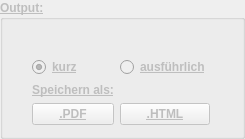
     <widget class="QGroupBox" name="groupBoxOutput">
      <property name="enabled">
       <bool>false</bool>
      </property>
      <property name="font">
       <font>
        <weight>75</weight>
        <bold>true</bold>
        <underline>true</underline>
       </font>
      </property>
      <property name="title">
       <string>Output:</string>
      </property>
      <layout class="QGridLayout" name="gridLayout_6" columnstretch="0,0,0,0">
       <property name="leftMargin">
        <number>9</number>
       </property>
       <item row="1" column="1">
        <widget class="QRadioButton" name="radioButtonKurz">
         <property name="sizePolicy">
          <sizepolicy hsizetype="Preferred" vsizetype="Preferred">
           <horstretch>0</horstretch>
           <verstretch>0</verstretch>
          </sizepolicy>
         </property>
         <property name="text">
          <string>kurz</string>
         </property>
         <property name="checked">
          <bool>true</bool>
         </property>
        </widget>
       </item>
       <item row="2" column="1">
        <widget class="QLabel" name="labelSpeichern">
         <property name="text">
          <string>Speichern als:</string>
         </property>
        </widget>
       </item>
       <item row="3" column="1">
        <widget class="QPushButton" name="buttonSpeichernPdf">
         <property name="sizePolicy">
          <sizepolicy hsizetype="Preferred" vsizetype="Preferred">
           <horstretch>0</horstretch>
           <verstretch>0</verstretch>
          </sizepolicy>
         </property>
         <property name="text">
          <string>.PDF</string>
         </property>
        </widget>
       </item>
       <item row="0" column="3">
        <widget class="QLabel" name="iconFragezeichenOutput">
         <property name="enabled">
          <bool>false</bool>
         </property>
         <property name="minimumSize">
          <size>
           <width>15</width>
           <height>15</height>
          </size>
         </property>
         <property name="maximumSize">
          <size>
           <width>15</width>
           <height>15</height>
          </size>
         </property>
         <property name="text">
          <string/>
         </property>
         <property name="pixmap">
          <pixmap>iconFragezeichen.png</pixmap>
         </property>
         <property name="scaledContents">
          <bool>true</bool>
         </property>
        </widget>
       </item>
       <item row="0" column="2">
        <spacer name="verticalSpacer_5">
         <property name="orientation">
          <enum>Qt::Vertical</enum>
         </property>
         <property name="sizeType">
          <enum>QSizePolicy::Preferred</enum>
         </property>
         <property name="sizeHint" stdset="0">
          <size>
           <width>20</width>
           <height>20</height>
          </size>
         </property>
        </spacer>
       </item>
       <item row="1" column="2">
        <widget class="QRadioButton" name="radioButtonAusfuhrlich">
         <property name="sizePolicy">
          <sizepolicy hsizetype="Preferred" vsizetype="Preferred">
           <horstretch>0</horstretch>
           <verstretch>0</verstretch>
          </sizepolicy>
         </property>
         <property name="text">
          <string>ausführlich</string>
         </property>
        </widget>
       </item>
       <item row="3" column="2">
        <widget class="QPushButton" name="buttonSpeichernHtml">
         <property name="sizePolicy">
          <sizepolicy hsizetype="Preferred" vsizetype="Preferred">
           <horstretch>0</horstretch>
           <verstretch>0</verstretch>
          </sizepolicy>
         </property>
         <property name="text">
          <string>.HTML</string>
         </property>
        </widget>
       </item>
       <item row="0" column="0">
        <spacer name="horizontalSpacer_3">
         <property name="orientation">
          <enum>Qt::Horizontal</enum>
         </property>
         <property name="sizeType">
          <enum>QSizePolicy::Fixed</enum>
         </property>
         <property name="sizeHint" stdset="0">
          <size>
           <width>20</width>
           <height>20</height>
          </size>
         </property>
        </spacer>
       </item>
      </layout>
     </widget>
